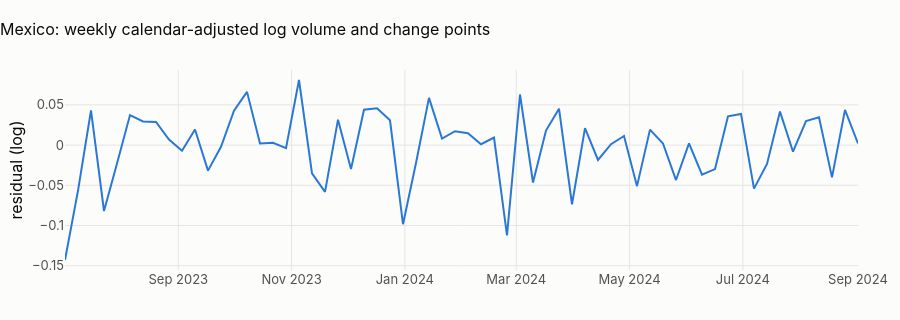

Source (notebook cell):
### Markdown cell above
## 2 · Change points in the level of activity
**Method.** PELT (pruned exact linear time) on the weekly mean of the calendar-adjusted log volume, with an RBF cost
and a penalty of 3·log(n) (BIC-like): it finds the dates where the series' level shifts, and the penalty decides how
much shift is worth a break. Weekly aggregation removes the daily noise that would otherwise force many small breaks.

### Code cell
wk = daily.set_index("local_date").resid.resample("W").mean().dropna()
algo = rpt.Pelt(model="rbf", min_size=6).fit(wk.to_numpy().reshape(-1, 1))
bkps = algo.predict(pen=3 * np.log(len(wk)))
dates = [wk.index[b - 1] for b in bkps[:-1]]
fig = px.line(
    x=wk.index,
    y=wk.values,
    title=f"{CTRY.title}: weekly calendar-adjusted log volume and change points",
)
for d in dates:
    fig.add_vline(x=d, line_dash="dash")
fig.update_layout(height=320, xaxis_title=None, yaxis_title="residual (log)")
fig.show()
display(
    Markdown(
        f"**{len(dates)} change point(s)** "
        + (
            f"at {', '.join(str(d.date()) for d in dates)}."
            if dates
            else f"in {len(wk)} weeks: the level of activity never shifts."
        )
    )
)
